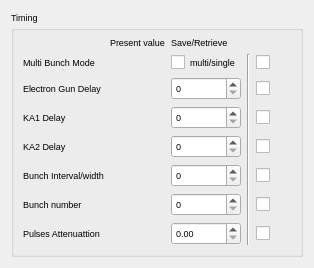
<?xml version="1.0" encoding="UTF-8"?>
<ui version="4.0">
 <class>timingSnapshot</class>
 <widget class="TaurusWidget" name="timingSnapshot">
  <property name="geometry">
   <rect>
    <x>0</x>
    <y>0</y>
    <width>314</width>
    <height>235</height>
   </rect>
  </property>
  <property name="font">
   <font>
    <pointsize>7</pointsize>
   </font>
  </property>
  <property name="windowTitle">
   <string>Form</string>
  </property>
  <layout class="QGridLayout" name="gridLayout_2">
   <item row="0" column="0">
    <widget class="TaurusGroupBox" name="timingGroup">
     <property name="title">
      <string>Timing</string>
     </property>
     <layout class="QGridLayout" name="gridLayout">
      <item row="8" column="1">
       <spacer name="verticalSpacer">
        <property name="orientation">
         <enum>Qt::Vertical</enum>
        </property>
        <property name="sizeHint" stdset="0">
         <size>
          <width>20</width>
          <height>40</height>
         </size>
        </property>
       </spacer>
      </item>
      <item row="1" column="0">
       <widget class="QLabel" name="MBMLabel">
        <property name="text">
         <string>Multi Bunch Mode</string>
        </property>
       </widget>
      </item>
      <item row="0" column="1">
       <widget class="QLabel" name="PresentWriteTitle">
        <property name="text">
         <string>Present value</string>
        </property>
       </widget>
      </item>
      <item row="7" column="1">
       <widget class="TaurusLabel" name="GPARead"/>
      </item>
      <item row="3" column="4">
       <widget class="QCheckBox" name="ka1DelayCheck">
        <property name="text">
         <string/>
        </property>
       </widget>
      </item>
      <item row="6" column="2">
       <widget class="QSpinBox" name="GPNWrite"/>
      </item>
      <item row="3" column="1">
       <widget class="TaurusLabel" name="ka1DelayRead"/>
      </item>
      <item row="1" column="3" rowspan="7">
       <widget class="Line" name="line">
        <property name="orientation">
         <enum>Qt::Vertical</enum>
        </property>
       </widget>
      </item>
      <item row="5" column="1">
       <widget class="TaurusLabel" name="GPIRead"/>
      </item>
      <item row="2" column="2">
       <widget class="QSpinBox" name="GunDelayWrite"/>
      </item>
      <item row="4" column="4">
       <widget class="QCheckBox" name="ka2DelayCheck">
        <property name="text">
         <string/>
        </property>
       </widget>
      </item>
      <item row="0" column="2">
       <widget class="QLabel" name="SaveRetrieveTitle">
        <property name="text">
         <string>Save/Retrieve</string>
        </property>
       </widget>
      </item>
      <item row="6" column="0">
       <widget class="QLabel" name="GPNLabel">
        <property name="text">
         <string>Bunch number</string>
        </property>
       </widget>
      </item>
      <item row="2" column="0">
       <widget class="QLabel" name="GunDelayLabel">
        <property name="text">
         <string>Electron Gun Delay</string>
        </property>
       </widget>
      </item>
      <item row="4" column="0">
       <widget class="QLabel" name="ka2DelayLabel">
        <property name="text">
         <string>KA2 Delay</string>
        </property>
       </widget>
      </item>
      <item row="1" column="2">
       <widget class="QCheckBox" name="MBMWrite">
        <property name="text">
         <string>multi/single</string>
        </property>
       </widget>
      </item>
      <item row="1" column="4">
       <widget class="QCheckBox" name="MBMCheck">
        <property name="text">
         <string/>
        </property>
       </widget>
      </item>
      <item row="7" column="0">
       <widget class="QLabel" name="GPALabel">
        <property name="text">
         <string>Pulses Attenuattion</string>
        </property>
       </widget>
      </item>
      <item row="5" column="0">
       <widget class="QLabel" name="GPILabel">
        <property name="text">
         <string>Bunch Interval/width</string>
        </property>
       </widget>
      </item>
      <item row="2" column="4">
       <widget class="QCheckBox" name="GunDelayCheck">
        <property name="text">
         <string/>
        </property>
       </widget>
      </item>
      <item row="3" column="0">
       <widget class="QLabel" name="ka1DelayLabel">
        <property name="text">
         <string>KA1 Delay</string>
        </property>
       </widget>
      </item>
      <item row="1" column="1">
       <widget class="TaurusLed" name="MBMRead">
        <property name="minimumSize">
         <size>
          <width>15</width>
          <height>15</height>
         </size>
        </property>
        <property name="maximumSize">
         <size>
          <width>15</width>
          <height>15</height>
         </size>
        </property>
       </widget>
      </item>
      <item row="5" column="2">
       <widget class="QSpinBox" name="GPIWrite"/>
      </item>
      <item row="6" column="4">
       <widget class="QCheckBox" name="GPNCheck">
        <property name="text">
         <string/>
        </property>
       </widget>
      </item>
      <item row="5" column="4">
       <widget class="QCheckBox" name="GPICheck">
        <property name="text">
         <string/>
        </property>
       </widget>
      </item>
      <item row="7" column="4">
       <widget class="QCheckBox" name="GPACheck">
        <property name="text">
         <string/>
        </property>
       </widget>
      </item>
      <item row="4" column="1">
       <widget class="TaurusLabel" name="ka2DelayRead"/>
      </item>
      <item row="2" column="1">
       <widget class="TaurusLabel" name="GunDelayRead"/>
      </item>
      <item row="6" column="1">
       <widget class="TaurusLabel" name="GPNRead"/>
      </item>
      <item row="3" column="2">
       <widget class="QSpinBox" name="ka1DelayWrite"/>
      </item>
      <item row="4" column="2">
       <widget class="QSpinBox" name="ka2DelayWrite"/>
      </item>
      <item row="7" column="2">
       <widget class="QDoubleSpinBox" name="GPAWrite"/>
      </item>
     </layout>
    </widget>
   </item>
  </layout>
 </widget>
 <customwidgets>
  <customwidget>
   <class>TaurusWidget</class>
   <extends>QWidget</extends>
   <header>taurus.qt.qtgui.container</header>
   <container>1</container>
  </customwidget>
  <customwidget>
   <class>TaurusLabel</class>
   <extends>QLabel</extends>
   <header>taurus.qt.qtgui.display</header>
  </customwidget>
  <customwidget>
   <class>TaurusLed</class>
   <extends>QLed</extends>
   <header>taurus.qt.qtgui.display</header>
  </customwidget>
  <customwidget>
   <class>QLed</class>
   <extends>QPixmapWidget</extends>
   <header>taurus.qt.qtgui.display</header>
  </customwidget>
  <customwidget>
   <class>TaurusGroupBox</class>
   <extends>QGroupBox</extends>
   <header>taurus.qt.qtgui.container</header>
   <container>1</container>
  </customwidget>
  <customwidget>
   <class>QPixmapWidget</class>
   <extends>QWidget</extends>
   <header>taurus.qt.qtgui.display</header>
  </customwidget>
 </customwidgets>
 <resources/>
 <connections/>
</ui>
